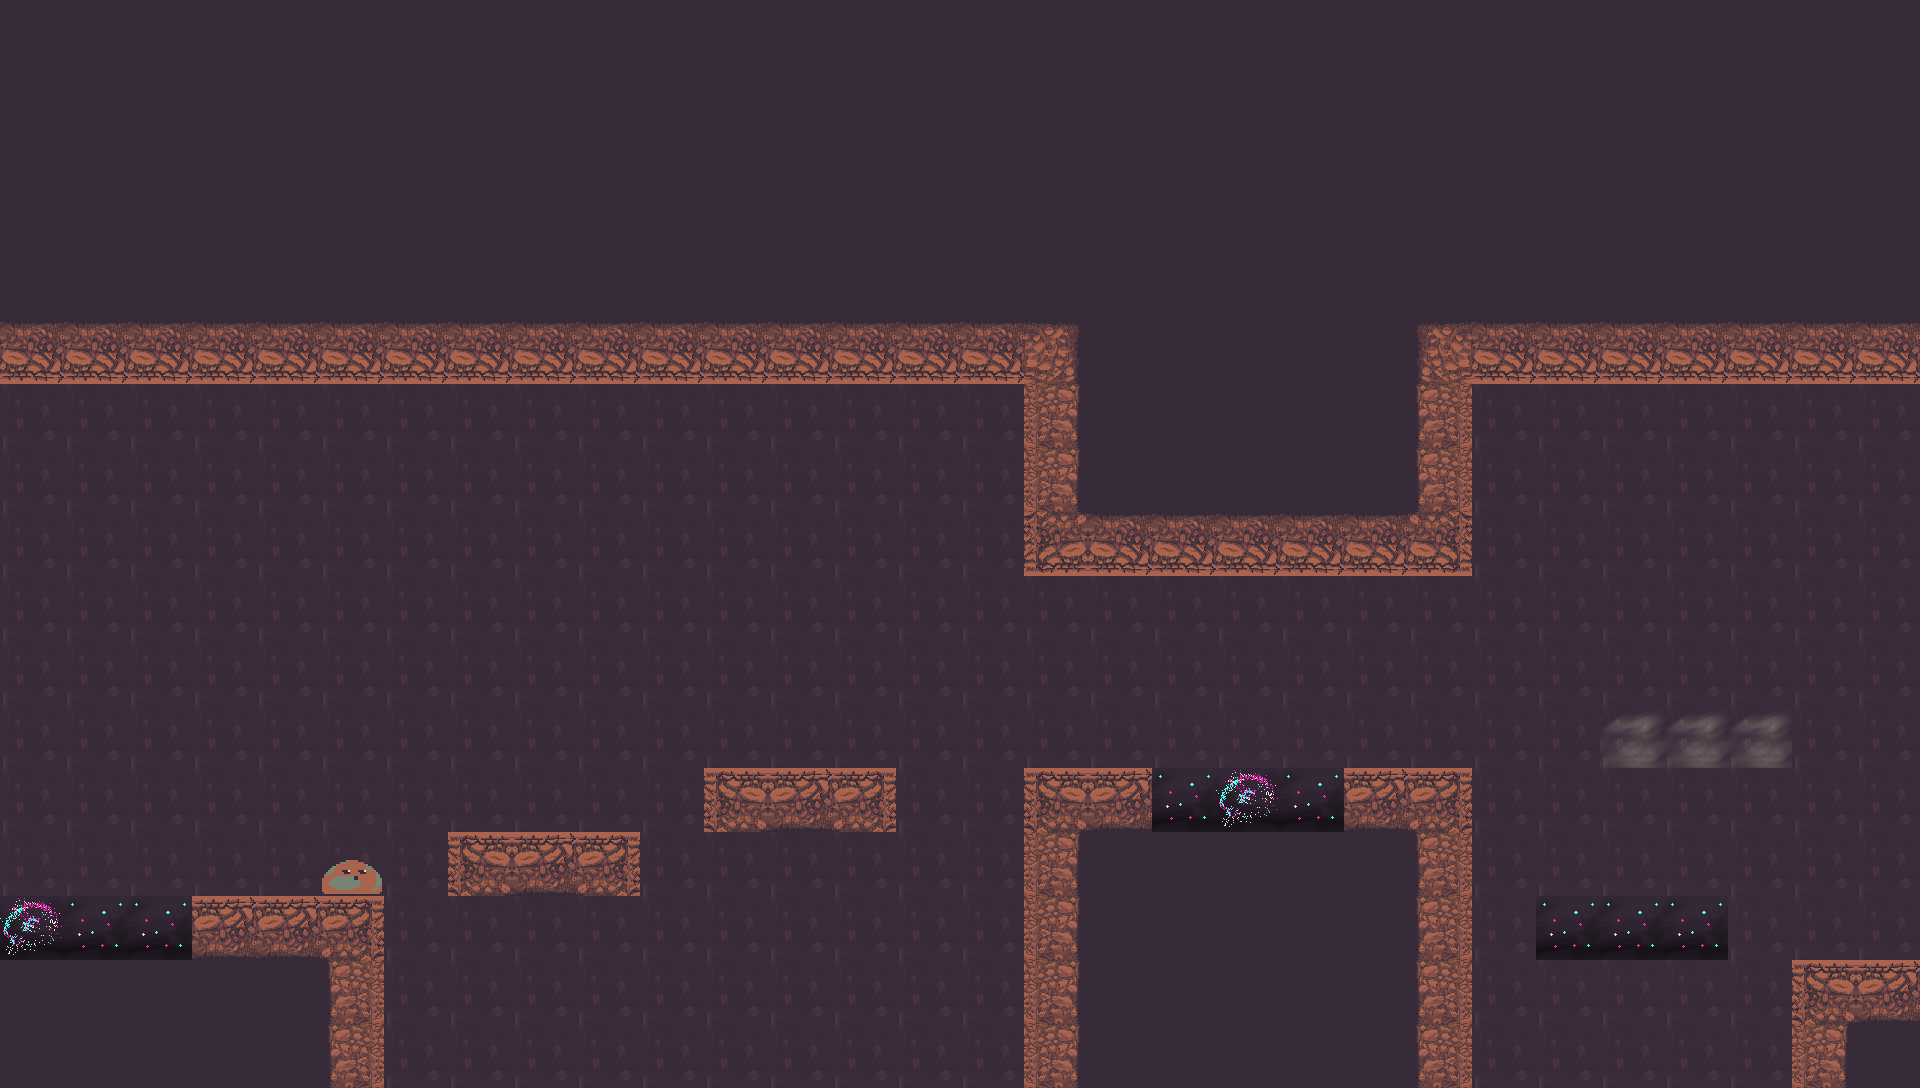

Rendered tile map (Tiled .tmx) drawn with the repository's tilesets; below, a short description and the full map source, tile grids included:
An orthogonal 30x17 tile map with 64x64 px tiles, 2 tile layers (cavewall, Tile Layer 1).

<map version="1.10" tiledversion="1.10.2" orientation="orthogonal" renderorder="right-down" width="30" height="17" tilewidth="64" tileheight="64" infinite="0" nextlayerid="3" nextobjectid="1">
 <tileset firstgid="1" source="draft_tileset.tsx" />
 <layer id="2" name="cavewall" width="30" height="17">
  <data encoding="csv">
0,0,0,0,0,0,0,0,0,0,0,0,0,0,0,0,0,0,0,0,0,0,0,0,0,0,0,0,0,0,
0,0,0,0,0,0,0,0,0,0,0,0,0,0,0,0,0,0,0,0,0,0,0,0,0,0,0,0,0,0,
0,0,0,0,0,0,0,0,0,0,0,0,0,0,0,0,0,0,0,0,0,0,0,0,0,0,0,0,0,0,
0,0,0,0,0,0,0,0,0,0,0,0,0,0,0,0,0,0,0,0,0,0,0,0,0,0,0,0,0,0,
0,0,0,0,0,0,0,0,0,0,0,0,0,0,0,0,0,0,0,0,0,0,0,0,0,0,0,0,0,0,
32,32,0,0,0,0,0,0,0,0,0,0,0,0,0,0,0,0,0,0,0,0,0,0,0,0,0,0,0,0,
32,32,32,32,32,32,32,32,32,32,32,32,32,32,32,32,32,32,32,32,32,32,32,32,32,32,32,32,32,32,
32,32,32,32,32,32,32,32,32,32,32,32,32,32,32,32,32,32,32,32,32,32,32,32,32,32,32,32,32,32,
32,32,32,32,32,32,32,32,32,32,32,32,32,32,32,32,32,32,32,32,32,32,32,32,32,32,32,32,32,32,
32,32,32,32,32,32,32,32,32,32,32,32,32,32,32,32,32,32,32,32,32,32,32,32,32,32,32,32,32,32,
32,32,32,32,32,32,32,32,32,32,32,32,32,32,32,32,32,32,32,32,32,32,32,32,32,32,32,32,32,32,
32,32,32,32,32,32,32,32,32,32,32,32,32,32,32,32,32,32,32,32,32,32,32,32,32,32,32,32,32,32,
32,32,32,32,32,32,32,32,32,32,32,32,32,32,32,32,32,32,32,32,32,32,32,32,32,32,32,32,32,32,
32,32,32,32,32,32,32,32,32,32,32,32,32,32,32,32,32,32,32,0,32,32,32,32,32,32,32,32,32,32,
32,32,32,32,32,32,32,32,32,32,32,32,32,32,32,32,32,32,32,32,32,32,32,32,32,32,32,32,32,32,
32,32,32,32,32,32,32,32,32,32,32,32,32,32,32,32,32,32,32,32,32,32,32,32,32,32,32,32,32,32,
0,0,0,32,32,32,32,32,32,32,32,32,32,32,32,32,32,32,32,32,32,32,32,32,32,32,32,32,32,32
</data>
 </layer>
 <layer id="1" name="Tile Layer 1" width="30" height="17">
  <data encoding="csv">
12,12,12,12,12,12,12,12,12,12,12,12,12,12,12,12,12,12,12,12,12,12,12,12,12,12,12,12,12,12,
12,12,12,12,12,12,12,12,12,12,12,12,12,12,12,12,12,12,12,12,12,12,12,12,12,12,12,12,12,12,
12,12,12,12,12,12,12,12,12,12,12,12,12,12,12,12,12,12,12,12,12,12,12,12,12,12,12,12,12,12,
12,12,12,12,12,12,12,12,12,12,12,12,12,12,12,12,12,12,12,12,12,12,12,12,12,12,12,12,12,12,
12,12,12,12,12,12,12,12,12,12,12,12,12,12,12,12,12,12,12,12,12,12,12,12,12,12,12,12,12,12,
18,18,18,18,18,18,18,18,18,18,18,18,18,18,18,18,21,12,12,12,12,12,22,18,18,18,18,18,18,18,
0,0,0,0,0,0,0,0,0,0,0,0,0,0,0,0,15,12,12,12,12,12,16,0,0,0,0,0,0,0,
0,0,0,0,0,0,0,0,0,0,0,0,0,0,0,0,15,12,12,12,12,12,16,0,0,0,0,0,0,0,
0,0,0,0,0,0,0,0,0,0,0,0,0,0,0,0,19,18,18,18,18,18,20,0,0,0,0,0,0,0,
0,0,0,0,0,0,0,0,0,0,0,0,0,0,0,0,0,0,0,0,0,0,0,0,0,0,0,0,0,0,
0,0,0,0,0,0,0,0,0,0,0,0,0,0,0,0,0,0,0,0,0,0,0,0,0,0,0,0,0,0,
0,0,0,0,0,0,0,0,0,0,0,0,0,0,0,0,0,0,0,0,0,0,0,0,0,31,31,31,0,0,
0,0,0,0,0,0,0,0,0,0,0,9,10,11,0,0,9,10,35,37,35,10,11,0,0,0,0,0,0,0,
0,0,0,0,0,17,0,9,10,11,0,0,0,0,0,0,15,12,12,12,12,12,16,0,0,0,0,0,0,0,
37,35,35,10,10,11,0,0,0,0,0,0,0,0,0,0,15,12,12,12,12,12,16,0,35,35,35,0,0,0,
12,12,12,12,12,16,0,0,0,0,0,0,0,0,0,0,15,12,12,12,12,12,16,0,0,0,0,0,9,10,
12,12,12,12,12,16,0,0,0,0,0,0,0,0,0,0,15,12,12,12,12,12,16,0,0,0,0,0,15,12
</data>
 </layer>
</map>
